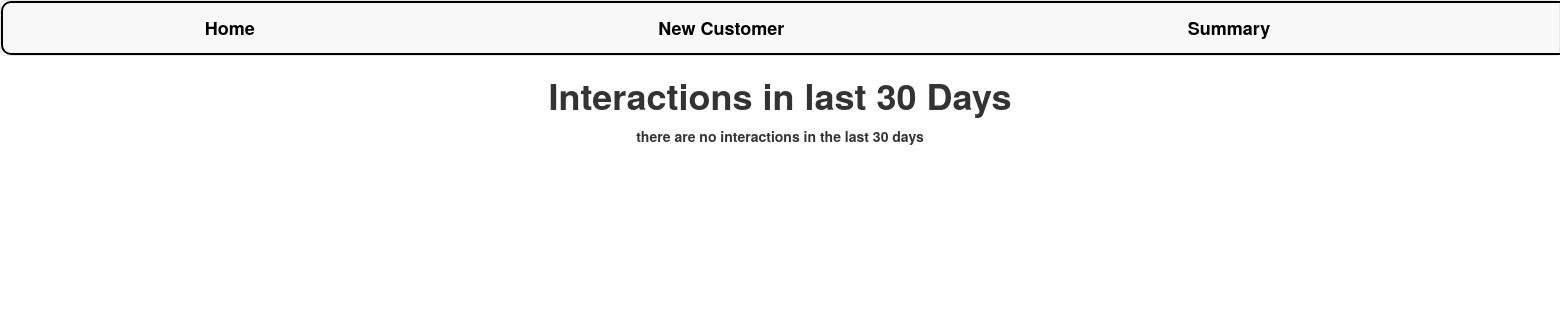
/summary/, run on an earlier commit of the app's database.
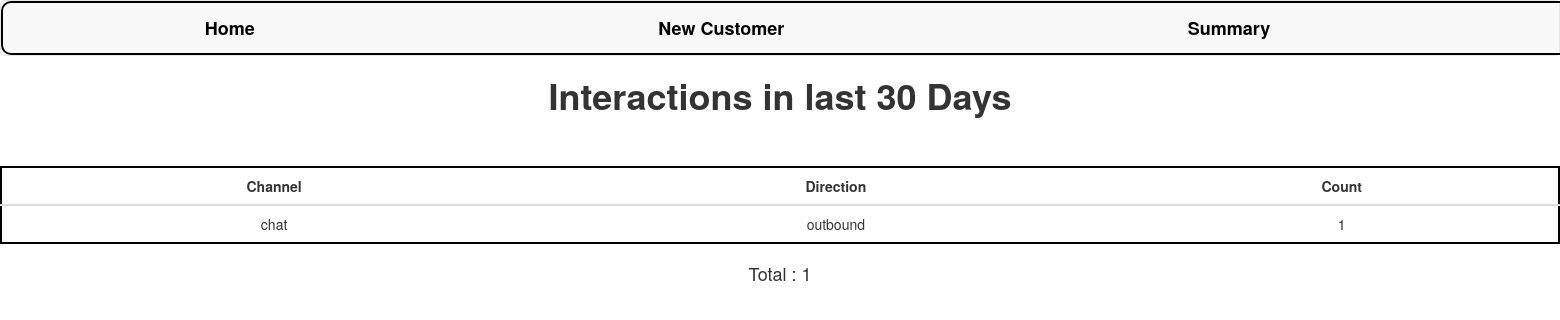
And on a later commit of the database.
### customer360/models.py (models this page shows, shortened)
class Interaction(models.Model):
    CHANNEL_CHOICES = [
        ("email", "Email"),
        ("phone", "Phone"),
        ("chat", "Chat"),
        ("in_person", "In Person"),
    ]
    DIRECTION_CHOICES = [
        ("inbound", "Inbound"),
        ("outbound", "Outbound"),
    ]
    id = models.AutoField(primary_key=True)
    customer = models.ForeignKey(Customer, on_delete=models.CASCADE, related_name="interactions")
    interaction_date = models.DateField(auto_now_add=True)
    channel = models.CharField(max_length=32, choices=CHANNEL_CHOICES)
    direction = models.CharField(max_length=16, choices=DIRECTION_CHOICES)
    summary = models.TextField(blank=True)

### customer360/views.py (the view)
# urls.py: path('summary/',views.summary,name='summary'),
def summary(request):
    thirty_days_ago = date.today() - timedelta(days=30)
    interactions_qs = Interaction.objects.filter(interaction_date__gte=thirty_days_ago)
    count = interactions_qs.count()
    interactions = interactions_qs.values("channel", "direction").annotate(count=Count("channel"))
    context={
                "interactions":interactions,
                "count":count
             }
    return render(request,"summary.html",context=context)

### customer360/templates/summary.html
{% extends 'base.html' %}
{% load static %}
{% block content %}
<html>
    <body>
        <h1> Interactions in last 30 Days  </h1>
        {% if not interactions %}
            <p> there are no interactions in the last 30 days <p>
        {% else %}
            <table class="table">
                <thead>
                    <tr>
                        <th>Channel</th>
                        <th>Direction</th>
                        <th>Count</th>
                    </tr>
                </thead>
                <tbody>
                    {% for interaction in interactions %}
                        <tr>
                            <td>{{ interaction.channel }}</td>
                            <td>{{ interaction.direction }}</td>
                            <td> {{ interaction.count }} </td>
                        </tr>
                    {% endfor %}
                </tbody>
            </table>
            <h4> Total : {{ count }} </h4>
        {% endif %}
    </body>
</html>
{% endblock content %}

### customer360/templates/base.html (shortened to what this page needs)
{% load static %}
<!DOCTYPE html>
<html>
    <head>
        <link rel="stylesheet" href="https://maxcdn.bootstrapcdn.com/bootstrap/3.4.1/css/bootstrap.min.css">
        <link rel="stylesheet" href="{% static 'css/main.css' %}">
    </head>
    <body>
        <nav class="navbar navbar-default">
                <ul class="nav navbar-nav">
                    <li>
                        <a style="color:black;" href="/">Home</a>
                    </li>
                    <li>
                        <a  style="color:black;" href="/create">New Customer</a>
                    </li>
                    <li>
                        <a style="color:black;" href="/summary">Summary</a>
                    </li>
                </ul>
        </nav>
        {% block content %}
        {% endblock %}
    </body>
</html>

### static/css/main.css (style rules this page uses)
body { text-align: center; margin: auto; }
h1,p { font-weight: bold; }
table { margin: auto; border: 2px solid #000000; margin-top: 50px; border-radius: 15px; background-color: white; text-align: center; }
th { text-align: center; }
.nav { width: 200%; border: 2px solid black; border-radius: 10px; }
.nav li { margin-right: 6%; margin-left: 6%; font-size: large; font-weight: bold; }

What changed in the data, as far as the page shows it:
added Interaction: channel "chat", direction "outbound", count "1"
Also different on the page:
{{ count }}: (not shown) → "1"
text no longer shown: "there are no interactions in the last 30 days"
text now shown: "Channel Direction Count Total :"
